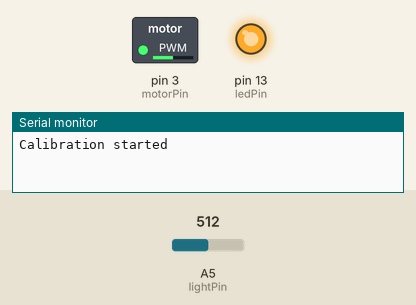
This sketch was run on a simulated Arduino Uno, built with avr-gcc and run on an emulated ATmega328P. Shown: switched loads named in the sketch (green lamp = pin HIGH), output pins drawn as LEDs (lit = HIGH), the last lines printed to the serial monitor. The test bench sets the inputs (shaded band); at power-on: A5 (lightPin) = 512.

Above: at 1.1 s.
At 4.5 s:
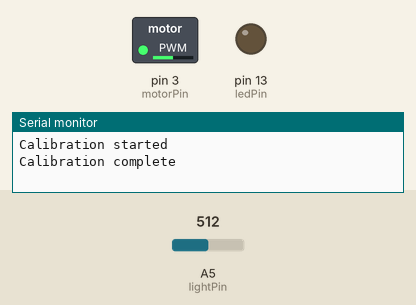
Timing chart, 0 to 6.0 s (numbered marks = the images above):
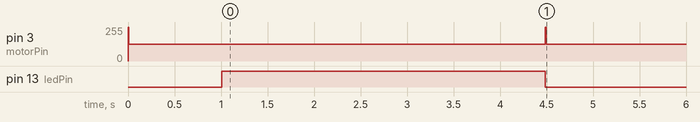

The sketch:

encoder.ino
```cpp
int lightPin = 5;
int ledPin = 13;
int motorPin = 3;

int calibrationLoops = 32000;
int lightMin;
int lightMax;

float targetRevsPerSecond = 15.0;

void setPwmFrequency(int pin, int divisor) {
  byte mode;
  if(pin == 5 || pin == 6 || pin == 9 || pin == 10) {
    switch(divisor) {
      case 1: mode = 0x01; break;
      case 8: mode = 0x02; break;
      case 64: mode = 0x03; break;
      case 256: mode = 0x04; break;
      case 1024: mode = 0x05; break;
      default: return;
    }
    if(pin == 5 || pin == 6) {
      TCCR0B = TCCR0B & 0b11111000 | mode;
    } else {
      TCCR1B = TCCR1B & 0b11111000 | mode;
    }
  } else if(pin == 3 || pin == 11) {
    switch(divisor) {
      case 1: mode = 0x01; break;
      case 8: mode = 0x02; break;
      case 32: mode = 0x03; break;
      case 64: mode = 0x04; break;
      case 128: mode = 0x05; break;
      case 256: mode = 0x06; break;
      case 1024: mode = 0x7; break;
      default: return;
    }
    TCCR2B = TCCR2B & 0b11111000 | mode;
  }
}

void setup(){
  setPwmFrequency(motorPin, 1);
  pinMode(ledPin, OUTPUT);
  Serial.begin(9600);

  calibrateLightSensor();
}

void startMotor() {
  analogWrite(motorPin, 255);
  delay(10);
}

void revMotor() {
  analogWrite(motorPin, 127);
}

void stopMotor() {
  analogWrite(motorPin, 0);
}

void calibrateLightSensor() {
  Serial.println("Calibration started");
  startMotor();
  revMotor();
  delay(1000);

  digitalWrite(ledPin, HIGH);

  int wait = 20;
  lightMin = 1024;
  lightMax = 0;

  int lightReading;
  for(int i = 0; i < calibrationLoops; i++) {
    lightReading = analogRead(lightPin);
    lightMax = max(lightReading, lightMax);
    lightMin = min(lightReading, lightMin);

    // if (i == calibrationLoops/2) {
    //   stopMotor();
    // }
  }
  stopMotor();

  digitalWrite(ledPin, LOW);
  Serial.println("Calibration complete");
  Serial.print("min = "); Serial.print(lightMin);
  Serial.print("max = "); Serial.println(lightMax);
}

int readLigth() {
  mapAndTrim(analogRead(lightPin), lightMin, lightMax, 0, 255);
}

int mapAndTrim(int value, int fromLow, int fromHigh, int toLow, int toHigh) {
  int scaled = map(value, fromLow, fromHigh, toLow, toHigh);
  return min(toHigh, max(scaled, toLow));
}

void highToLow(unsigned long lastHighToLow) {
}

float revsPerSecond(unsigned long now, unsigned long lastHighToLow) {
    int halfRevTime = now - lastHighToLow;
    int revTime = 2*halfRevTime;
    float revsPerSec = 1000.0 / revTime;
    return revsPerSec;
}

boolean low = false;
int i = 0;
unsigned long lastHighToLow = 0;
int motorPower = 127;

void loop()
{
  int light = readLigth();

  if (light < 32) {
    if (low == false) {
      low = true;
      if (lastHighToLow == 0) {
        lastHighToLow = millis();
      } else {
        int now = millis();
        float revsPerSec = revsPerSecond(now, lastHighToLow);
        lastHighToLow = now;

        if (revsPerSec < targetRevsPerSecond) {
          motorPower += 20;
        } else {
          motorPower -= 20;
        }
        motorPower = constrain(motorPower, 0, 200);

        Serial.print(motorPower);
        Serial.print(" ");
        Serial.println(revsPerSec);
      }
      // Serial.println("going LOW");
    }
  } else if (light > 128) {
    if (low == true) {
      low = false;
      // Serial.println("going HIGH");
    }
  }

  if (i==0) {
    startMotor();
    i++;
  } else {
    analogWrite(motorPin, motorPower);
  }
}
```

Measured:
- by itself, pin 3 (motorPin): 255/255 → 127/255 at 0.01 s
